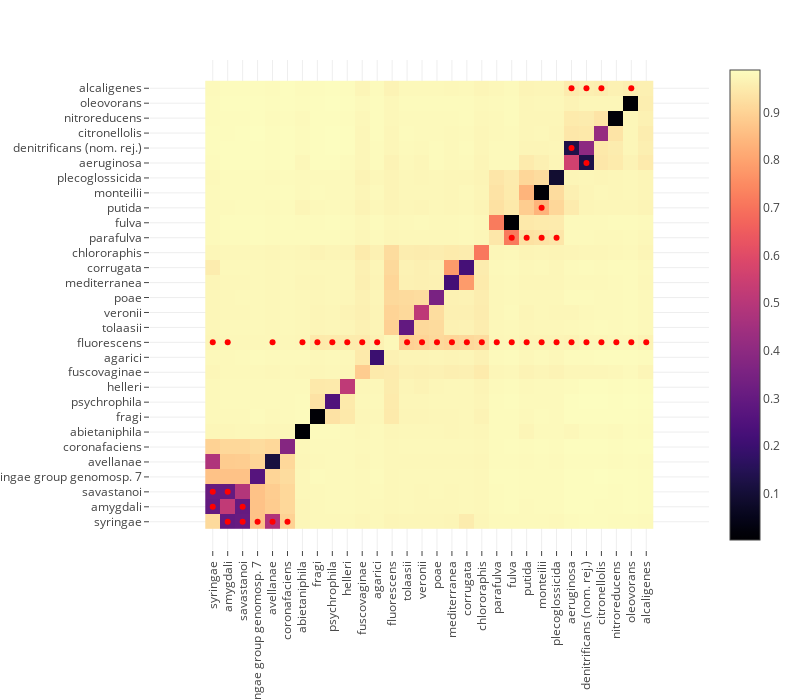

This figure's notebook cell:
### Code cell
include("fix-component-base.jl");
include("fix-component-base-ext.jl");

### Figure 1 — Plotly figure (JSON) as saved in the notebook; plotly's stock layout.template omitted (floating-point values rounded to 4 significant figures; data arrays with more than 128 entries replaced by an {"elided": "..."} marker saying what was removed)
{"data": [{"colorscale": {"elided": "256x2 mixed values"}, "type": "heatmap", "x": ["syringae", "amygdali", "savastanoi", "syringae group genomosp. 7", "avellanae", "coronafaciens", "abietaniphila", "fragi", "psychrophila", "helleri", "fuscovaginae", "agarici", "fluorescens", "tolaasii", "veronii", "poae", "mediterranea", "corrugata", "chlororaphis", "parafulva", "fulva", "putida", "monteilii", "plecoglossicida", "aeruginosa", "denitrificans (nom. rej.)", "citronellolis", "nitroreducens", "oleovorans", "alcaligenes"], "y": ["syringae", "amygdali", "savastanoi", "syringae group genomosp. 7", "avellanae", "coronafaciens", "abietaniphila", "fragi", "psychrophila", "helleri", "fuscovaginae", "agarici", "fluorescens", "tolaasii", "veronii", "poae", "mediterranea", "corrugata", "chlororaphis", "parafulva", "fulva", "putida", "monteilii", "plecoglossicida", "aeruginosa", "denitrificans (nom. rej.)", "citronellolis", "nitroreducens", "oleovorans", "alcaligenes"], "z": {"elided": "30x30 float values"}}, {"hoverinfo": "skip", "marker": {"color": "red"}, "mode": "markers", "type": "scatter", "x": ["denitrificans (nom. rej.)", "aeruginosa", "fragi", "oleovorans", "putida", "syringae", "fuscovaginae", "parafulva", "alcaligenes", "denitrificans (nom. rej.)", "monteilii", "veronii", "helleri", "mediterranea", "poae", "citronellolis", "tolaasii", "plecoglossicida", "avellanae", "agarici", "nitroreducens", "chlororaphis", "amygdali", "corrugata", "fulva", "abietaniphila", "psychrophila", "monteilii", "coronafaciens", "savastanoi", "avellanae", "syringae group genomosp. 7", "amygdali", "putida", "monteilii", "plecoglossicida", "fulva", "aeruginosa", "oleovorans", "denitrificans (nom. rej.)", "citronellolis", "aeruginosa", "syringae", "amygdali", "syringae", "savastanoi"], "y": ["aeruginosa", "fluorescens", "fluorescens", "fluorescens", "fluorescens", "fluorescens", "fluorescens", "fluorescens", "fluorescens", "fluorescens", "fluorescens", "fluorescens", "fluorescens", "fluorescens", "fluorescens", "fluorescens", "fluorescens", "fluorescens", "fluorescens", "fluorescens", "fluorescens", "fluorescens", "fluorescens", "fluorescens", "fluorescens", "fluorescens", "fluorescens", "putida", "syringae", "syringae", "syringae", "syringae", "syringae", "parafulva", "parafulva", "parafulva", "parafulva", "alcaligenes", "alcaligenes", "alcaligenes", "alcaligenes", "denitrificans (nom. rej.)", "savastanoi", "savastanoi", "amygdali", "amygdali"]}], "layout": {"height": 700, "margin": {"b": 150, "l": 150, "r": 50, "t": 60}, "width": 800, "xaxis": {"scaleanchor": "y", "tickangle": -90}}}
